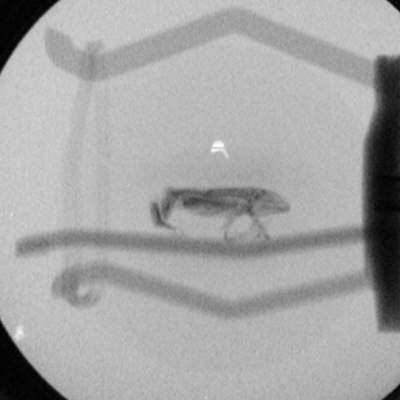
%> input picture Data/CT/Projection4.png, 400 x 400 px
$ octave RozkladNaSlozky_Histogram_Statistika.m   (GNU Octave 9; MATLAB toolbox functions it lacks are replaced by stand-ins)
%> lines starting %> are read from the running program, lines starting %| are printed output that depends on the picture
clear

addpath(fullfile('..','Data/CT'))
im = imread("Projection4.png");     % nacte obrazek do trojrozmerne matice RGB
%> im is the input picture: size 400x400 uint16; min 5512, max 62665, mean 42702.7
figure
imshow(im)

%% Vytvoreni R kanalu
red(:,:,1) = im(:,:,1);             % do red zkopiruje cely R kanal z im
red(:,:,2) = zeros(400,400);        % do G kanalu da same nuly
red(:,:,3) = zeros(400,400);        % do B kanalu da same nuly
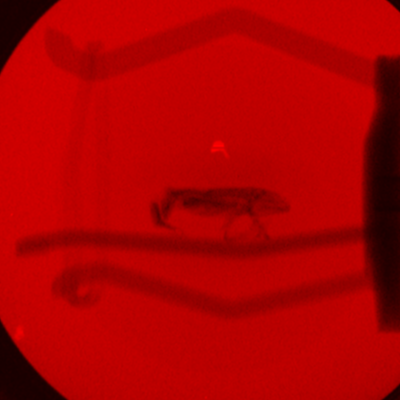
%> red: size 400x400x3 uint16; mean R, G, B 42702.7, 0, 0; drawn with min black and max white
figure
imshow(red)                         % zobrazi obrazek pouze s R kanalem

%% Zeleny kanal - histogram a imhist

% nejdrive si vytvorim green matici vilikosti im a vyplnim ji 0
green = zeros(size(im),'like',im);
%> green: size 400x400 uint16; every value is 0
green(:,:,2) = im(:,:,1);
figure
imhist(green)
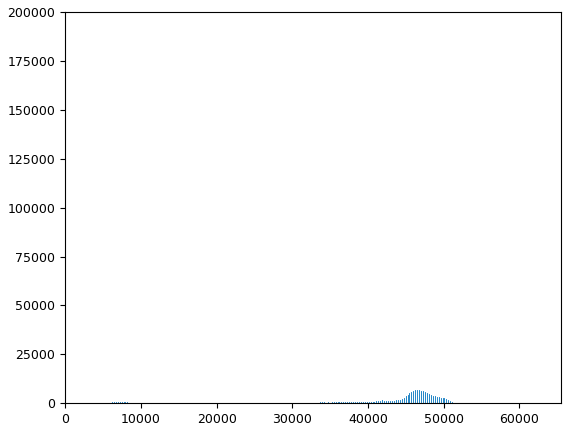
%> figure redrawn from the program's plot data; highest point at x = 0, y = 160000

% Vykresleni imhist a histogram vedle sebe, lepsi nez subpplot
figure;
t = tiledlayout(1, 2, 'Padding', 'compact', 'TileSpacing', 'compact');

% 1. Vykreslení pomocí imhist (typické pro obrazová data)
nexttile;
imhist(green);
title('imhist');

% 2. Vykreslení obecného histogramu
nexttile;
histogram(green(:,:,2));
title('histogram');
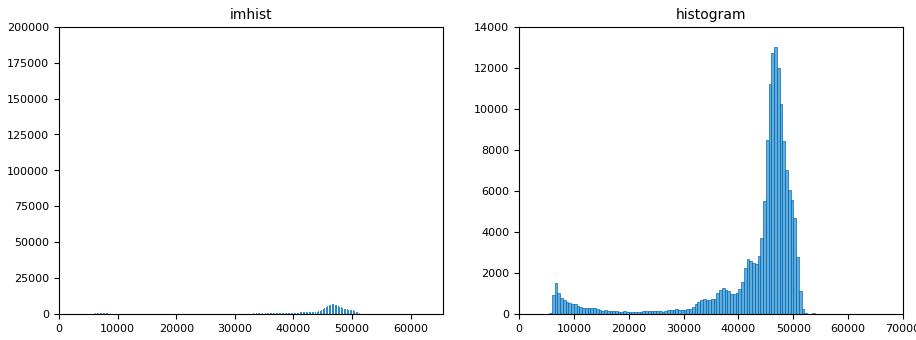
%> figure redrawn from the program's plot data, 2 panels; panel 1: highest point at x = 0, y = 160000; panel 2: tallest bar 12999 high, from x = 46500 to 47000

%% Modry kanal a statisticke charakteristiky

blue = zeros(size(im),'like',im);
blue(:,:,3) = im(:,:,1);
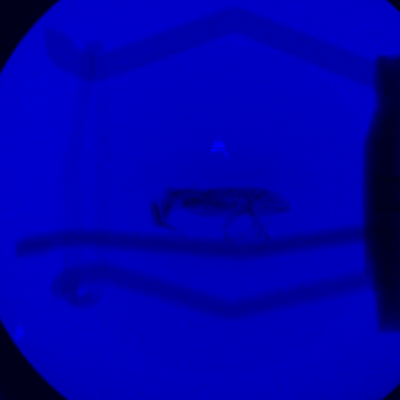
%> blue: size 400x400x3 uint16; mean R, G, B 0, 0, 42702.7; drawn with min black and max white

% prevedeni na double kvuli zpresneni
blue_d = double(blue);

% zapsano moderneji-lepsi
prumer_B = mean(blue_d,'all');
%> prumer_B = 14234.2
med_B = median(blue_d,'all');
%> med_B = 0
rozptyl_B = var(blue_d,0,'all');
%> rozptyl_B = 439006934.9
smer_odchylka_B = std(blue_d,0,'all');
%> smer_odchylka_B = 20952.5


%% vytvoreni gray obrazku z vahovanych R, G a B kanalu

gray = imlincomb(0.299,red(:,:,1),0.587,green(:,:,2),0.114,blue(:,:,3));
figure
imshow(gray)
